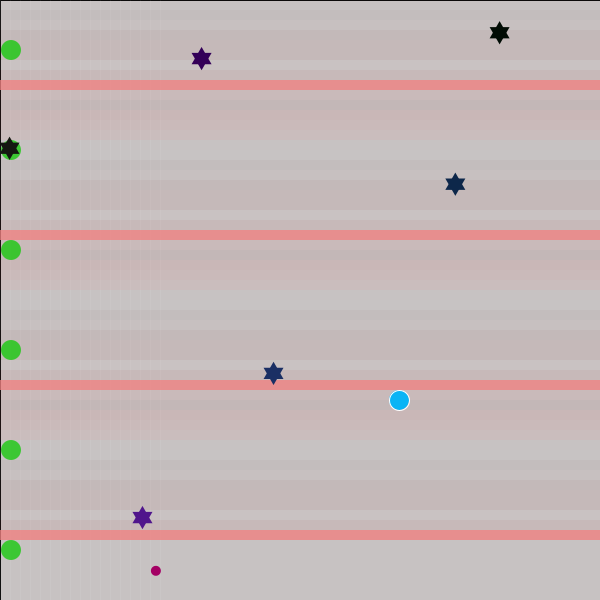
Frame 1 (no input)
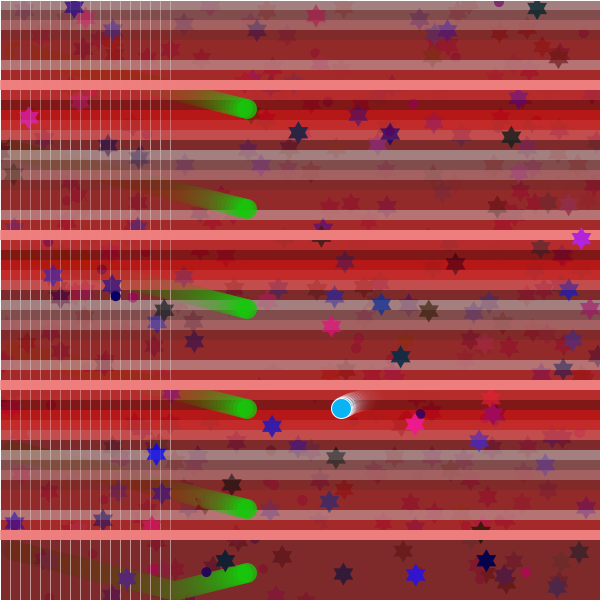
Frame 60 (the mouse pressed at the canvas centre just before this capture)
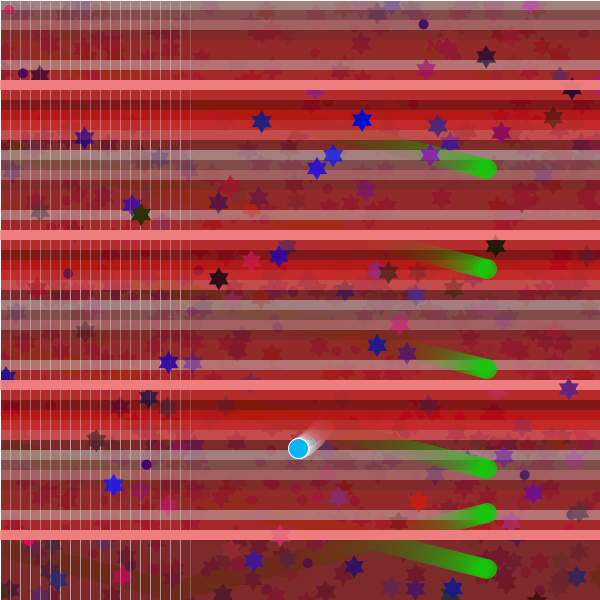
Frame 120 (the mouse held since frame 60 and released just before this capture)

The Processing sketch that drew these frames (run headless with seeded random() and noise(); from frame 60 on, the mouse is pressed at the canvas centre):

// Processing sketch: processing_42023
// ── processing_42023.pde

int[][] flyingBalls = { {11,50,1,1}, {11,150,1,1}, {11,250,1,1}, {11,350,1,1}, {11,450,1,1}, {11,550,1,1} };
  
Bloke myBloke = new Bloke();
      
void setup()
{
  size(600, 600);
    smooth();
}
   
void draw()
{
  fill(116,32,32, 15);
  rect(0, 0, width, height);
  fiona();
   
  noStroke();
  fill(22,200,11,200);
     
  /////////////////////////////////////////////1
    
  for(int i=0; i < flyingBalls.length; i++) //Why on earth doesn't processing support foreach?
  {
    ellipse(flyingBalls[i][0],flyingBalls[i][1], 20, 20);
      
    // == Checks ball location and reverses if it's at the edge (X-axis)
    if(flyingBalls[i][0]> width-10 || flyingBalls[i][0] < 10)
    {
      flyingBalls[i][2] = flyingBalls[i][2] * (-1);
    }
    flyingBalls[i][0] += flyingBalls[i][2]*4;
       
    // == Checks ball location and reverses if it's at the edge (Y-axis)
    if(flyingBalls[i][1]> height-10 || flyingBalls[i][1] < 10)
    {
      flyingBalls[i][3] = flyingBalls[i][3] * (-1);
    }
    flyingBalls[i][1] += flyingBalls[i][3];
  }
  
  
  fill(random(255),0,100);
  noStroke();
  float x = random(width);
  float y = random(height);
  ellipse(x,y, 10, 10);
     
  star(random(width), random(height),random(255), random(50), random(255));
  star(random(width), random(height),random(255), random(50), random(255));
  star(random(width), random(height),random(255), random(50), random(255));
  star(random(width), random(height),random(50), random(50), random(255));
  star(random(width), random(height),random(50), random(50), random(255));
  star(random(width), random(height),random(50), random(50), random(255));
   
   
  myBloke.moveIt();
   
}
   
// star generator, to be called in main draw method
void star(float xloc, float yloc, float R, float G, float B)
{
  int mapValue = 1;
  noStroke();
  colorMode(RGB, 255);
  fill(R, G, B);
  triangle(xloc + 10, yloc + 8.65, xloc - 10, yloc + 8.65, xloc, yloc - 8.65);
  triangle(xloc, yloc + 8.65 + 6, xloc + 10, yloc - 8.65 + 6, xloc - 10, yloc - 8.65 + 6);
}
  
  
  
class Bloke {
  float d=180,x=400,y=400,speed,turn,desiredD=180;
  int guide = 0;
    
    
  Bloke () {
  }
    
  void build(float intX, float intY) {
    fill(9,180,245,255);
    stroke(255,255,255,255);
    ellipse(x,y,20,20);
  }
    
  void detectCollision() {
    int buffer = 100;
      
    if(x<buffer)
      desiredD = 0;
      
    if(y<buffer)
      desiredD = 90;
      
    if(x>=width-buffer)
      desiredD = 180;
      
    if(y>height-buffer)
      desiredD = 270;
        
      
    if(x<buffer&&y<buffer)                  // == TOP LEFT
      desiredD = random(0,90);
      
    if(y<buffer&&x>width-buffer)            // == TOP RIGHT
      desiredD = random(90,180);
        
    if(x>width-buffer&&y>height-buffer)     // == BOTTOM RIGHT
      desiredD = random(180,270);
      
    if(y>height-buffer&&x<buffer)           // == BOTTOM LEFT
      desiredD = random(270,360);
       
  }
  void turn() {
    // == ENSURE ANGLE WITHIN RANGE ==
      if(d<0)
        d=358;
      else if(d>359)
        d=1;
          
      if(desiredD<0)desiredD=desiredD+360;
      if(desiredD>360)desiredD=desiredD-360;
        
      if( d!=desiredD )
      {
          if((d-desiredD+360)%360>180)
            d++;
          else
            d--;
      }    
        
      y+=sin(radians(d));
      x+=cos(radians(d));
  }
  void moveIt() {
    int chance = (int)random(45);
       
    desiredD = (int)desiredD;
    if(d==desiredD)
    {
      if(chance==0)
       desiredD = random(d-60,d+60);
       detectCollision();
    } 
    turn();
    build(x,y);
  }
}


void fiona()
{
  
  int s = second()-1;
  int m = minute()-1;
  int h = hour()-50;
  
    
  for(int i = 0; i<=s; i++)
  {
    strokeWeight(1);
    stroke(255,255,255,15);
    float xSec = (width/60.0)*i;
    line(xSec, 0, xSec, height);
  }
    
  // Stripes for minutes
  
  for(int i = 0; i<=m; i+=15)
  {
    fill(#CDC9C9,15);
    noStroke();
    float xMin = (width/60.0)*i;
    rect(0, xMin, width, height/60);
  }
    for(int i = 1; i<=m; i+=15)
  {
    fill(#856363,15);
    noStroke();
    float xMin = (width/60.0)*i;
    rect(0, xMin, width, height/60);
  }
    
    for(int i = 2; i<=m; i+=15)
  {
    fill(#CD9B9B,15);
    noStroke();
    float xMin = (width/60.0)*i;
    rect(0, xMin, width, height/60);
  }
    
    for(int i = 3; i<=m; i+=15)
  {
    fill(#802A2A,15);
    noStroke();
    float xMin = (width/60.0)*i;
    rect(0, xMin, width, height/60);
  }
    
    for(int i = 4; i<=m; i+=15)
  {
    fill(#A52A2A,15);
    noStroke();
    float xMin = (width/60.0)*i;
    rect(0, xMin, width, height/60);
  }
    
    for(int i = 5; i<=m; i+=15)
  {
    fill(#A62A2A,15);
    noStroke();
    float xMin = (width/60.0)*i;
    rect(0, xMin, width, height/60);
  }
    
    for(int i = 6; i<=m; i+=15)
  {
    fill(#EEB4B4,15);
    noStroke();
    float xMin = (width/60.0)*i;
    rect(0, xMin, width, height/60);
  }
        
    for(int i = 7; i<=m; i+=15)
  {
    fill(#CD2627,15);
    noStroke();
    float xMin = (width/60.0)*i;
    rect(0, xMin, width, height/60);
  }
      for(int i = 8; i<=m; i+=15)
  {
    fill(#F08080, 200);
    noStroke();
    float xMin = (width/60.0)*i;
    rect(0, xMin, width, height/60);
  }
    
  for(int i = 9; i<=m; i+=15)
    {
    fill(#EE2C2C,15);
    noStroke();
    float xMin = (width/60.0)*i;
    rect(0, xMin, width, height/60);
  }
   
    for(int i = 10; i<=m; i+=15)
    {
    fill(#800000,15);
    noStroke();
    float xMin = (width/60.0)*i;
    rect(0, xMin, width, height/60);
  }
   
    for(int i = 11; i<=m; i+=15)
    {
    fill(#EE0000,15);
    noStroke();
    float xMin = (width/60.0)*i;
    rect(0, xMin, width, height/60);
  }
   
    for(int i = 12; i<=m; i+=15)
    {
    fill(#FF3333,15);
    noStroke();
    float xMin = (width/60.0)*i;
    rect(0, xMin, width, height/60);
  }
   
    for(int i = 13; i<=m; i+=15)
    {
    fill(#FF6A6A,15);
    noStroke();
    float xMin = (width/60.0)*i;
    rect(0, xMin, width, height/60);
  }
    
  //hourly stripes
      
    for(int i = 0; i<=h; i+=2)
  {
    fill(255, 255, 255, 100);
    noStroke();
    float yHour = (width/24.0)*i;
    rect(yHour, 0, width/24.0, height);
  
  }
  
}
